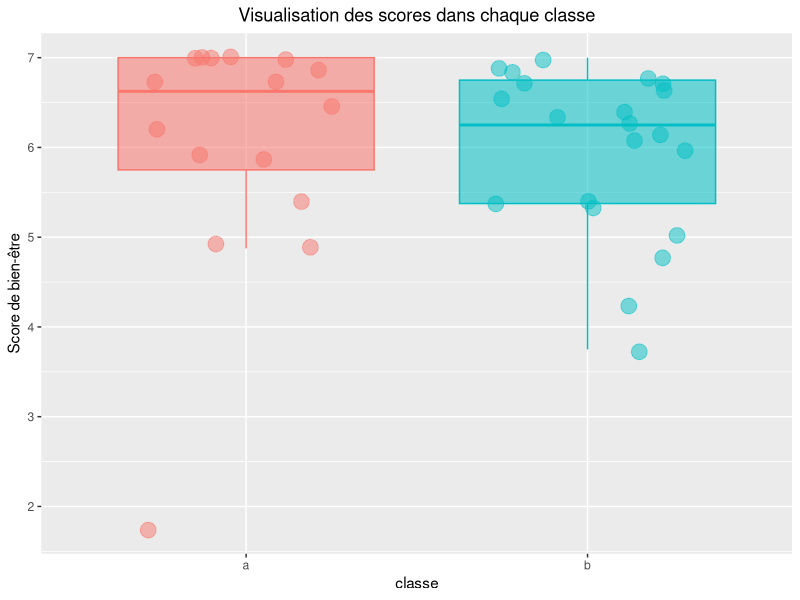
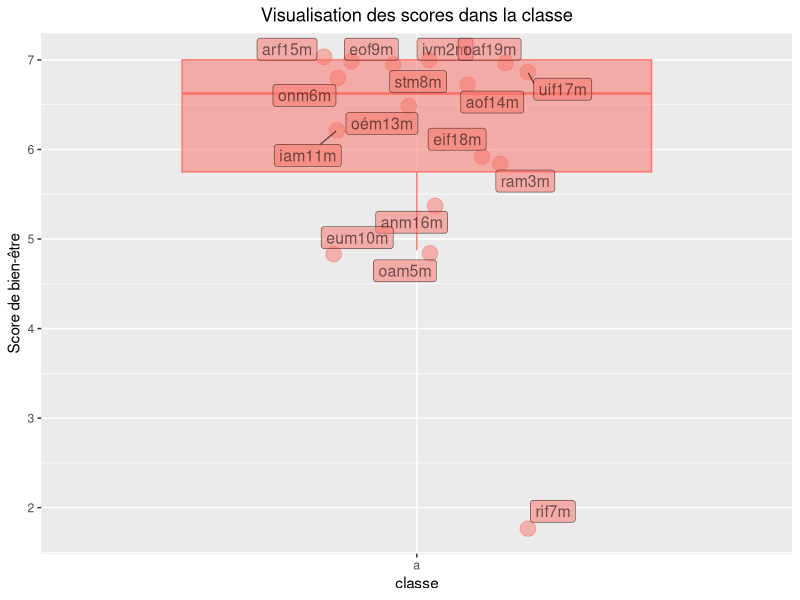
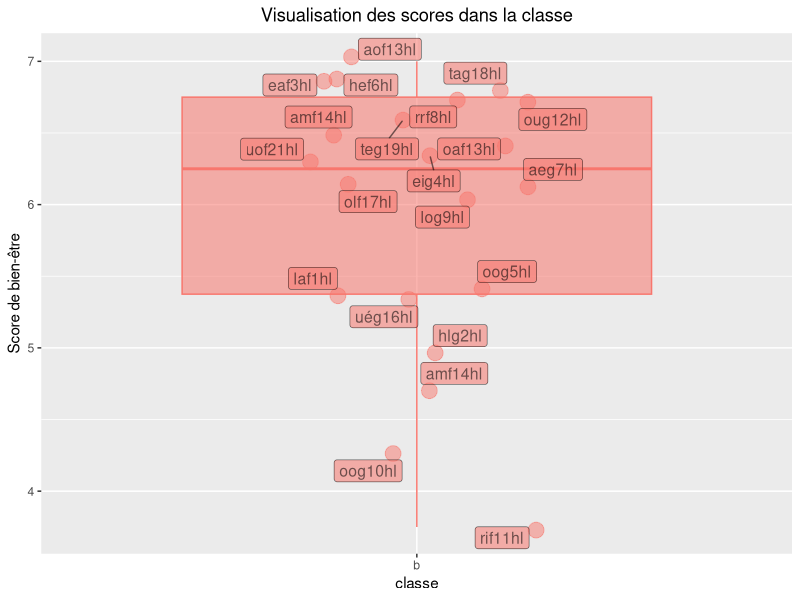

The R script that drew these images, in order:
# Préparation des packages
library(tidyverse)
library(rio)
library(readxl)
library(ggrepel) # pour les labels des plots

# Acquisition des données
peers <- read_xlsx("peers/hlm2020_nb_peers_raw.xlsx")
teach <- read_xlsx("teach/hlm2020_nb_teach_raw.xlsx")

# Création de mon résumé d'échantillon à la main

sample <- data.frame("classe"=c("A","B"), "gest"=c("duo","solo"), "deg"=c("4","5"), "cyc"=c("2","2"), "sit"=c("Monthey","Haut-Lac"), "enf"=c(2,1))

# teach - création des scores des sous-dimensions

teach <- teach %>% 
  mutate(sco_gp = rowMeans(select(., c("sep16_2","sep16_3","sep16_6","sep16_10","sep16_11","sep16_15")) ,na.rm = T),
         sco_gr = rowMeans(select(., c("sep16_5","sep16_8","sep16_9","sep16_12","sep16_13")), na.rm = T),
         sco_ip = rowMeans(select(., c("sep16_1","sep16_4")), na.rm = T),
         sco_ie = rowMeans(select(., c("sep16_7","sep16_14","sep16_16")), na.rm = T),
         sco_tot = rowMeans(select(., starts_with("sep16_")), na.rm = T),
                  )

# teach - statistiques de base

teach_sum <- teach %>% 
  group_by(clas) %>% 
  summarize(sco_gp,
            sco_gr,
            sco_ip,
            sco_ie,
            sco_tot)

# peers - création du score total

peers <- peers %>% 
  mutate(
         be8_4 = 8 - be8_4,
         be8_5 = 8 - be8_5,
         be8_8 = 8 - be8_8,
         )

peers <- peers %>% 
  mutate(
         sco_be = rowMeans(select(.,starts_with("be")) ,na.rm =T)
         )

# peers - statistiques de base

peers_sum <- peers %>% 
  group_by(clas) %>% 
  summarize(mean=mean(sco_be), max=max(sco_be), min=min(sco_be), median=median(sco_be), std=sd(sco_be))

# peers - visualisation

be_vis <- peers %>%
  ggplot() +
  aes(x = clas, y = sco_be, fill = clas, color = clas, alpha = 0.8) +
  geom_boxplot(outlier.colour = NA) +
  geom_jitter(size = 5, alpha = .5, width = 0.3) +
  theme(legend.position='none') +
  ggtitle("Visualisation des scores dans chaque classe") +
  ylab("Score de bien-être") +
  xlab("classe") +
  theme(plot.title = element_text(hjust = 0.5))

############
# classe a #
############

# sample (à la main)

sample_a <- data.frame("classe"=c("A"), "gest"=c("duo"), "deg"=c("4"), "cyc"=c("2"), "sit"=c("Monthey"), "enf"=c(2))


# teach - statistiques de base

teach_sum_a <- teach %>% 
  group_by(clas) %>%
  filter(clas=="a") %>% 
  summarize(sco_gp,
            sco_gr,
            sco_ip,
            sco_ie,
            sco_tot)

# peers - statistiques de base

peers_sum_a <- peers %>% 
  filter(clas=="a") %>% 
  group_by(clas) %>% 
  summarize(mean=mean(sco_be), max=max(sco_be), min=min(sco_be), median=median(sco_be), std=sd(sco_be))

# peers - visualisation
pos <- position_jitter(width = 0.2, seed = 2)
peers_a <- peers %>% 
  filter(clas=="a")

be_vis_a <- peers_a %>%
   
  ggplot() +
  aes(x = clas, y = sco_be, fill = clas, color = clas, alpha = 0.8) +
  geom_boxplot(outlier.colour = NA) +
  geom_jitter(position = pos, size = 5, alpha = .5, show.legend = FALSE) + 
  geom_label_repel(position = pos, aes(label=id), size = 4, color = "black", max.overlaps = Inf) +
  theme(legend.position='none') +
  ggtitle("Visualisation des scores dans la classe") +
  ylab("Score de bien-être") +
  xlab("classe") +
  theme(plot.title = element_text(hjust = 0.5))


############
# classe b #
############

# sample (à la main)

sample_b <- data.frame("classe"=c("B"), "gest"=c("solo"), "deg"=c("5"), "cyc"=c("2"), "sit"=c("Haut-Lac"), "enf"=c(1))


# teach - statistiques de base

teach_sum_b <- teach %>% 
  group_by(clas) %>%
  filter(clas=="b") %>% 
  summarize(sco_gp,
            sco_gr,
            sco_ip,
            sco_ie,
            sco_tot)

# peers - statistiques de base

peers_sum_b <- peers %>% 
  filter(clas=="b") %>% 
  group_by(clas) %>% 
  summarize(mean=mean(sco_be), max=max(sco_be), min=min(sco_be), median=median(sco_be), std=sd(sco_be))

# peers - visualisation
pos <- position_jitter(width = 0.2, seed = 2)
peers_b <- peers %>% 
  filter(clas=="b")

be_vis_b <- peers_b %>%
  
  ggplot() +
  aes(x = clas, y = sco_be, fill = clas, color = clas, alpha = 0.8) +
  geom_boxplot(outlier.colour = NA) +
  geom_jitter(position = pos, size = 5, alpha = .5, show.legend = FALSE) + 
  geom_label_repel(position = pos, aes(label=id), size = 4, color = "black", max.overlaps = Inf) +
  theme(legend.position='none') +
  ggtitle("Visualisation des scores dans la classe") +
  ylab("Score de bien-être") +
  xlab("classe") +
  theme(plot.title = element_text(hjust = 0.5))

  